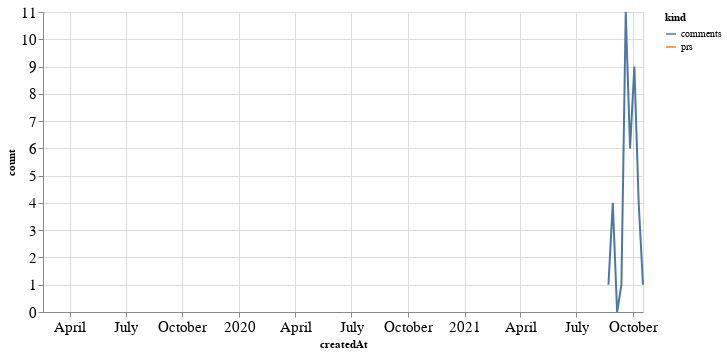

Source (notebook cell):
### Code cell
alt.Chart(total_time, width=600).mark_line().encode(
    x='createdAt',
    y='count',
    color='kind'
)

### Figure 1 — Vega-Lite specification as saved in the notebook (floating-point values rounded to 4 significant figures)
{"config": {"axisLeft": {"labelFontSize": 15}, "axisBottom": {"labelFontSize": 15}}, "data": {"name": "data-f0aa1dd76a5397f50a3d87136edc5f93"}, "mark": "line", "encoding": {"color": {"type": "nominal", "field": "kind"}, "x": {"type": "temporal", "field": "createdAt"}, "y": {"type": "quantitative", "field": "count"}}, "width": 600, "$schema": "https://vega.github.io/schema/vega-lite/v4.8.1.json", "datasets": {"data-f0aa1dd76a5397f50a3d87136edc5f93": [{"createdAt": "2019-02-17T00:00:00", "kind": "prs", "count": 1.0}, {"createdAt": "2021-08-22T00:00:00", "kind": "prs", "count": null}, {"createdAt": "2021-08-29T00:00:00", "kind": "prs", "count": null}, {"createdAt": "2021-09-05T00:00:00", "kind": "prs", "count": null}, {"createdAt": "2021-09-12T00:00:00", "kind": "prs", "count": null}, {"createdAt": "2021-09-19T00:00:00", "kind": "prs", "count": null}, {"createdAt": "2021-09-26T00:00:00", "kind": "prs", "count": null}, {"createdAt": "2021-10-03T00:00:00", "kind": "prs", "count": null}, {"createdAt": "2021-10-10T00:00:00", "kind": "prs", "count": null}, {"createdAt": "2021-10-17T00:00:00", "kind": "prs", "count": null}, {"createdAt": "2019-02-17T00:00:00", "kind": "comments", "count": null}, {"createdAt": "2021-08-22T00:00:00", "kind": "comments", "count": 1.0}, {"createdAt": "2021-08-29T00:00:00", "kind": "comments", "count": 4.0}, {"createdAt": "2021-09-05T00:00:00", "kind": "comments", "count": 0.0}, {"createdAt": "2021-09-12T00:00:00", "kind": "comments", "count": 1.0}, {"createdAt": "2021-09-19T00:00:00", "kind": "comments", "count": 11.0}, {"createdAt": "2021-09-26T00:00:00", "kind": "comments", "count": 6.0}, {"createdAt": "2021-10-03T00:00:00", "kind": "comments", "count": 9.0}, {"createdAt": "2021-10-10T00:00:00", "kind": "comments", "count": 4.0}, {"createdAt": "2021-10-17T00:00:00", "kind": "comments", "count": 1.0}]}}
